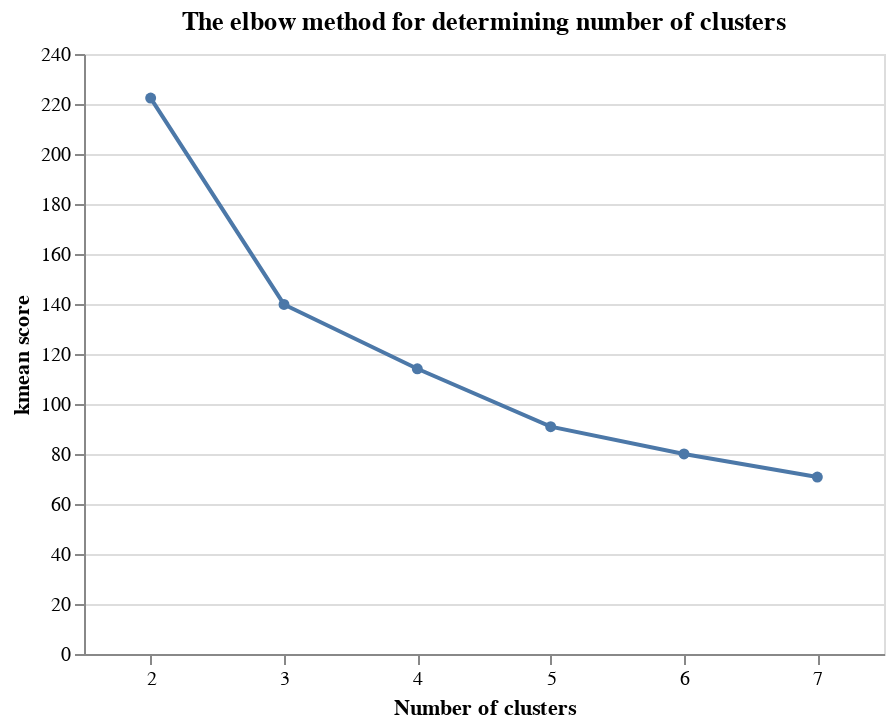

The cell this chart's notebook holds for it:
### Code cell
df_plot = pd.DataFrame({'Number of clusters':[i for i in range(2,8)],'kmean score': km_scores})

alt.Chart(df_plot).mark_line(point=True).encode(
    x=alt.X('Number of clusters:N', axis=alt.Axis(labelAngle=0)),
    y=alt.Y('kmean score'),
    tooltip=[alt.Tooltip('kmean score', format='.2f')]
).properties(
    title='Kmean score ifo number of cluster'
).properties(
    title='The elbow method for determining number of clusters',
    width=400
)

### Figure 1 — Vega-Lite specification as saved in the notebook (floating-point values rounded to 4 significant figures)
{"config": {"view": {"continuousWidth": 400, "continuousHeight": 300}}, "data": {"name": "data-4c511905db2c4d44114f721587c49485"}, "mark": {"type": "line", "point": true}, "encoding": {"tooltip": [{"type": "quantitative", "field": "kmean score", "format": ".2f"}], "x": {"type": "nominal", "axis": {"labelAngle": 0}, "field": "Number of clusters"}, "y": {"type": "quantitative", "field": "kmean score"}}, "title": "The elbow method for determining number of clusters", "width": 400, "$schema": "https://vega.github.io/schema/vega-lite/v4.8.1.json", "datasets": {"data-4c511905db2c4d44114f721587c49485": [{"Number of clusters": 2, "kmean score": 222.4}, {"Number of clusters": 3, "kmean score": 139.8}, {"Number of clusters": 4, "kmean score": 114.1}, {"Number of clusters": 5, "kmean score": 90.93}, {"Number of clusters": 6, "kmean score": 80.02}, {"Number of clusters": 7, "kmean score": 70.76}]}}
